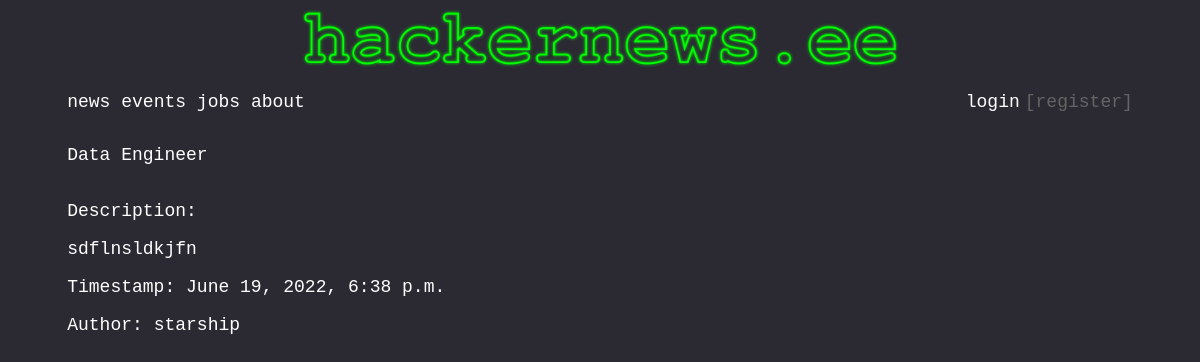
The app's page /jobdetail/5/ with its own data.
### JobPost/models.py (models this page shows)
class JobPost(models.Model):
    title = models.CharField(max_length=100, blank=False)
    description = models.TextField(blank=False)
    author = models.CharField(max_length=20, blank=False)
    time = models.DateTimeField(auto_now_add=True, blank=False)

### JobPost/views.py (the view)
# urls.py: path('jobdetail/<int:my_id>/', job_post_detail_view, name='jobdetail'),
def job_post_detail_view(request, my_id):
    obj = JobPost.objects.get(id=my_id)
    context = {
        'object' : obj
    }
    return render(request, "JobPost/detail.html", context)

### templates/JobPost/detail.html
{% extends 'base.html' %}
{% block content %}
<article>
    <p class="about">{{ object.title }}</p>
    <br>
    <p>Description:</p>
    <p>{{ object.description }}</p>
    <p>Timestamp: {{ object.time }}</p>
    <p>Author: {{ object.author }}</p>
</article>
{% endblock %}

### static/css/style.css (style rules this page uses)
html { font-size: 18px; font-family: "Courier New"; background-color: #2b2a33; color: #FFFFFF; }
article { width: 90%; max-width: 1200px; margin: 0em auto; }
.about { margin-top: 0px; display: inline-block; }

### records on screen
JobPost: title "Data Engineer", description "sdflnsldkjfn", time "June 19, 2022, 6:38 p.m.", author "starship"
